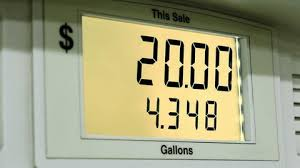
#> input picture fuel1.jpeg, 300 x 168 px
$ python ocr_segment.py fuel1.jpeg
#> lines starting #> are read from the running program, lines starting #| are printed output that depends on the picture; after the words box and inside, x2 and y2 are one past the last pixel; in counts of white or black regions, pixels touching at a corner belong together
import cv2
import numpy as np
from imutils.perspective import four_point_transform
from imutils import contours
import imutils
import sys

# --- Step 0: The "Pre-Trained Model" (Segment Lookup Table) ---
# A dictionary mapping the active segment pattern (0=off, 1=on) to the digit
# The order is: top, top-left, top-right, middle, bottom-left, bottom-right, bottom
DIGITS_LOOKUP = {
    (1, 1, 1, 0, 1, 1, 1): 0,
    (0, 0, 1, 0, 0, 1, 0): 1,
    (1, 0, 1, 1, 1, 0, 1): 2,
    (1, 0, 1, 1, 0, 1, 1): 3,
    (0, 1, 1, 1, 0, 1, 0): 4,
    (1, 1, 0, 1, 0, 1, 1): 5,
    (1, 1, 0, 1, 1, 1, 1): 6,
    (1, 0, 1, 0, 0, 1, 0): 7,
    (1, 1, 1, 1, 1, 1, 1): 8,
    (1, 1, 1, 1, 0, 1, 1): 9
}

# --- Step 1: Load and Pre-Process the Image ---
image_path = sys.argv[1]
image = cv2.imread(image_path)
#> image is the input picture: shape (168, 300, 3); mean B, G, R 130.7, 163.3, 163.5
if image is None:
    print("Error: Could not load image. Check the file path/name.")
    exit()

# Convert to grayscale and threshold to get the segments
gray = cv2.cvtColor(image, cv2.COLOR_BGR2GRAY)
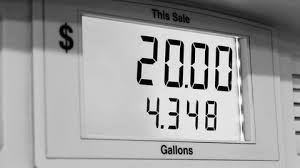
#> gray: shape (168, 300); min 0, max 252, mean 159.7

cv2.imshow("gray Image", gray)
cv2.waitKey(0)
cv2.destroyAllWindows()

# GaussianBlur reduces noise, which is important for thresholding
blurred = cv2.GaussianBlur(gray, (5, 5), 0)
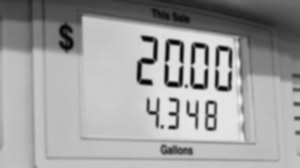
#> blurred: shape (168, 300); min 3, max 237, mean 159.7

# Thresholding isolates the bright segments from the dark background
# **Tweak this value (200) based on your photo's brightness/contrast**
thresh = cv2.threshold(blurred, 100, 255, cv2.THRESH_BINARY_INV)[1]
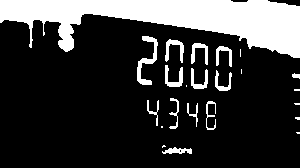
#> thresh: shape (168, 300); 21.6% white; 23 white regions (9 under 20 px), largest, box (x1, y1, x2, y2) and area: (0, 0, 300, 58) 8941, (137, 36, 158, 85) 346, (165, 39, 184, 63) 188

cv2.imshow("Threshold Image", thresh)
cv2.waitKey(0)
cv2.destroyAllWindows()

# Closing
kernel = np.ones((7, 7), np.uint8)
thresh = cv2.morphologyEx(thresh, cv2.MORPH_CLOSE, kernel)
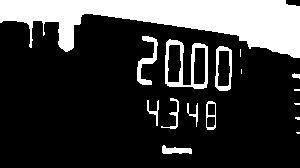
#> thresh: shape (168, 300); 22.3% white; 16 white regions (6 under 20 px)

cv2.imshow("Closed Threshold Image (Check for 4 connected blobs)", thresh)
cv2.waitKey(0)
cv2.destroyAllWindows()

# --- Step 2: Find and Isolate Individual Digits ---
# Find contours in the thresholded image
cnts = cv2.findContours(thresh.copy(), cv2.RETR_EXTERNAL, cv2.CHAIN_APPROX_SIMPLE)
#> cnts = 16 contours, 6 with area under 20; largest, box (x1, y1, x2, y2) and area: (0, 0, 300, 58) 8695, (165, 39, 208, 89) 1457, (215, 46, 232, 91) 632, (137, 36, 158, 85) 276, (206, 101, 216, 130) 242
cnts = imutils.grab_contours(cnts)
print(f"Total contours found (before filtering): {len(cnts)}")
#| Total contours found (before filtering): 16
digitCnts = []
decimalCnts = []

# Loop over the digit candidates
for c in cnts:
    # Compute the bounding box
    (x, y, w, h) = cv2.boundingRect(c)

    # print(f"Contour | X:{x}, Y:{y} | W:{w}, H:{h} | Aspect Ratio: {h/w:.2f}")

    if w >= 80 and (h >= 160 and h <= 200) and (h / w > 1.5 and h / w < 2.5):
        digitCnts.append(c)

    if w <= 40 and h <= 40 and w >= 5 and h >= 5:
        # Check if the object is positioned low on the display
        # The decimal point should be near the bottom of the digit bounding box.
        # This is a general sanity check to eliminate small specks of noise elsewhere.
        if y > 0.7 * image.shape[0] / 2: # Check if Y is in the lower half of the display area
            decimalCnts.append(c)
#> this loop made 16 passes
#> (x, y, w, h) on passes 1, 3, 5, 6, 7, 8, 10, 13, 14, 15, 16: (162, 145, 30, 9), (295, 117, 5, 3), (187, 103, 11, 24), (206, 101, 10, 29), (147, 100, 12, 26), (161, 98, 18, 31), (292, 73, 8, 6), (215, 46, 17, 45), (165, 39, 43, 50), (137, 36, 21, 49), (0, 0, 300, 58)
#> (c, x, y, w, h) on passes 2, 4, 9, 11, 12: ([[296, 132], [297, 133], [299, 133], [299, 132]], 296, 132, 4, 2), ([[294, 103], [295, 104], [299, 104], [299, 103]], 294, 103, 6, 2), ([[294, 89], [294, 90], [299, 90], [299, 89]], 294, 89, 6, 2), ([[241, 69], [241, 73]], 241, 69, 1, 5), ([[240, 49], [240, 56]], 240, 49, 1, 8)
#> after the loop, decimalCnts = 6 contours; box (x1, y1, x2, y2) and area: (206, 101, 216, 130) 242, (162, 145, 192, 154) 140, (161, 98, 179, 129) 68, (147, 100, 159, 126) 52, (187, 103, 198, 127) 38, (292, 73, 300, 79) 22; digitCnts = []

all_contours = digitCnts + decimalCnts
#> all_contours has the same summary as decimalCnts
# Sort the digits from left-to-right
sorted_contours = contours.sort_contours(all_contours, method="left-to-right")[0]
#> sorted_contours has the same summary as decimalCnts
final_recognition_list = []

# --- Step 3: Segment Analysis and Recognition ---
for c in sorted_contours:
    # Extract the individual digit ROI (Region of Interest)
    (x, y, w, h) = cv2.boundingRect(c)

    # If the contour is small (decimal point)
    if w <= 40 and h <= 40: # Use the same size criteria as the decimal filter
        final_recognition_list.append('.')
        continue # Skip to the next contour

    roi = thresh[y:y + h, x:x + w]
    output = cv2.cvtColor(roi, cv2.COLOR_GRAY2BGR)

    # Define the 7 segment regions (ratios of the bounding box)
    (rH, rW) = roi.shape
    (dW, dH) = (int(rW * 0.3), int(rH * 0.1))

    # The segment coordinates (normalized to the digit's ROI)
    segments = [
        # top
        ((0, 0), (rW, dH)),
        # top-left
        ((0, 0), (dW, rH // 2)),
        # top-right
        ((rW - dW, 0), (rW, rH // 2)),
        # middle
        ((0, rH // 2 - dH // 2), (rW, rH // 2 + dH // 2)),
        # bottom-left
        ((0, rH // 2), (dW, rH)),
        # bottom-right
        ((rW - dW, rH // 2), (rW, rH)),
        # bottom
        ((0, rH - dH), (rW, rH))
    ]

    on = [0] * 7 # Array to store which segments are 'on'

    # Loop over the segments
    for (i, ((xA, yA), (xB, yB))) in enumerate(segments):
        cv2.rectangle(output, (xA, yA), (xB, yB), (0, 0, 255), 1)
        # Crop the segment region
        segROI = roi[yA:yB, xA:xB]
        total = cv2.countNonZero(segROI) # Count active pixels

        # If the number of active pixels is > 50% of the segment area, it's 'on'
        area = (xB - xA) * (yB - yA)
        if total / area > 0.5:
            on[i] = 1

    # Lookup the digit based on the segment pattern
    try:
        digit = DIGITS_LOOKUP[tuple(on)]
        print("digit: ", digit)
    except KeyError:
        digit = "?"

    final_recognition_list.append(str(digit))

    cv2.imshow(f"Digit {len(final_recognition_list) + 1} Segment Check", output)
    cv2.waitKey(0)
    cv2.destroyAllWindows()
#> this loop made 6 passes
#> after the loop, final_recognition_list = ['.', '.', '.', '.', '.', '.']

# --- Step 4: Output the Result ---
print("Recognized Number:", "".join(final_recognition_list))
#> (printed output is left out)

$ run again, on fuel7.jpeg
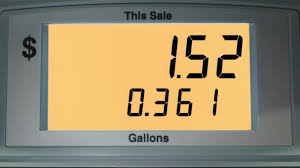
#> input picture fuel7.jpeg, 300 x 168 px
#> image is the input picture: shape (168, 300, 3); mean B, G, R 110.1, 140.5, 154.4
#> `blurred = cv2.GaussianBlur(gray, (5, 5), 0)`:
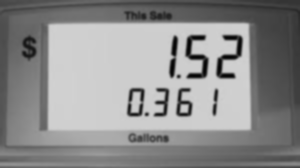
#> blurred: shape (168, 300); min 3, max 209, mean 141.4
#> `thresh = cv2.morphologyEx(thresh, cv2.MORPH_CLOSE, kernel)`:
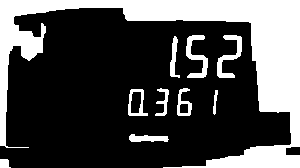
#> thresh: shape (168, 300); 29.7% white; 10 white regions
#> cnts = 10 contours; largest, box (x1, y1, x2, y2) and area: (0, 0, 300, 168) 12208, (128, 89, 148, 116) 364, (186, 35, 208, 78) 320, (217, 35, 242, 78) 315, (177, 88, 192, 116) 225
#| Total contours found (before filtering): 10
#> the loop `for c in cnts:` made 10 passes
#> (x, y, w, h) on passes 1 to 8: (0, 159, 11, 9), (129, 134, 40, 8), (213, 90, 5, 25), (128, 89, 20, 27), (177, 88, 15, 28), (155, 88, 14, 28), (170, 36, 10, 42), (217, 35, 25, 43)
#> after the loop `for c in cnts:`: decimalCnts = 6 contours; box (x1, y1, x2, y2) and area: (128, 89, 148, 116) 364, (177, 88, 192, 116) 225, (129, 134, 169, 142) 182, (155, 88, 169, 116) 110, (0, 159, 11, 168) 64, (213, 90, 218, 115) 42; digitCnts = []
#> all_contours has the same summary as decimalCnts
#> sorted_contours has the same summary as decimalCnts
#> the loop `for c in sorted_contours:` made 6 passes
#> after the loop `for c in sorted_contours:`: final_recognition_list = ['.', '.', '.', '.', '.', '.']
#> (printed output is left out)
